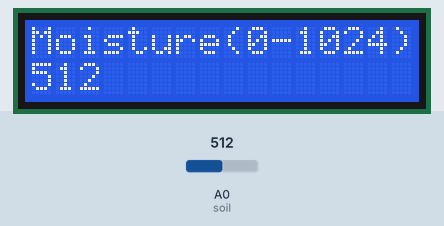
Bench run of a sketch on a simulated Arduino Uno, built with avr-gcc and run on an emulated ATmega328P. Shown: 16×2 character LCD. The test bench sets the inputs (shaded band); at power-on: A0 (soil) = 512. What the sketch prints to the serial monitor is not drawn.

Above: at 1.2 s.
1.3 s: A0 (soil) set to 913
At 2.9 s:
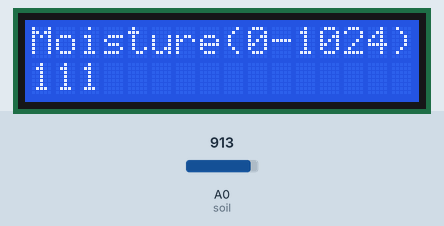
3.5 s: A0 (soil) set to 940
At 4.7 s:
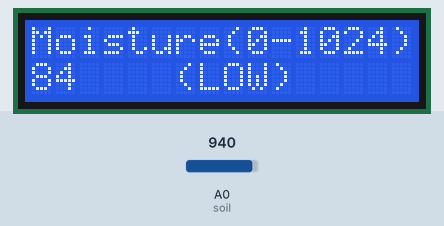
5.5 s: A0 (soil) set to 900
At 6.4 s:
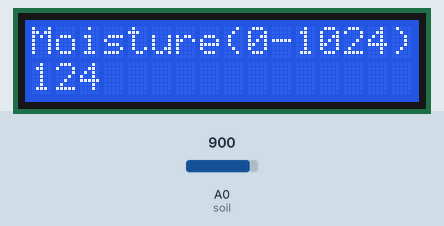
Timing chart, 0 to 8.5 s (numbered marks = the images above; inputs shaded):
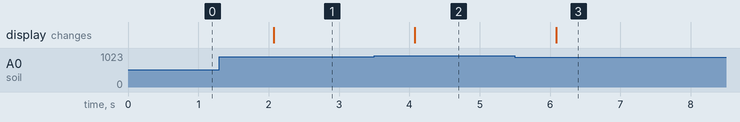

The sketch:

sketch_may28a.ino
```cpp
#include <LiquidCrystal.h>

LiquidCrystal lcd(12, 11, 5, 4, 3, 2);

int soil = A0;

void setup() {
  lcd.begin(16, 2);

  Serial.begin(9600);
  lcd.setCursor(0,0);
  lcd.print("Moisture(0-1024) :   ");
}

void loop() {
  int value = analogRead(soil);

  Serial.print("read sensor value : ");
  Serial.println(value);

  int moisture_value = 1024 - value;

  lcd.setCursor(0,1);
  lcd.print(moisture_value);

  if(moisture_value < 100){
    lcd.print("    (LOW)    ");
  } else if(moisture_value < 100){
    lcd.print("    (HIGH)   ");
  }else {
    lcd.print("             ");
  }

  delay(1000);
}
```

Measured:
- the behaviour switches between 924 and 925 on A0 (soil) (found by bisection; images 1 and 2)
- after the input at 1.3 s, the display: changes after 0.77 s (image 1)
- after the input at 3.5 s, the display: changes after 0.58 s (image 2)
- after the input at 5.5 s, the display: changes after 0.58 s (image 3)
